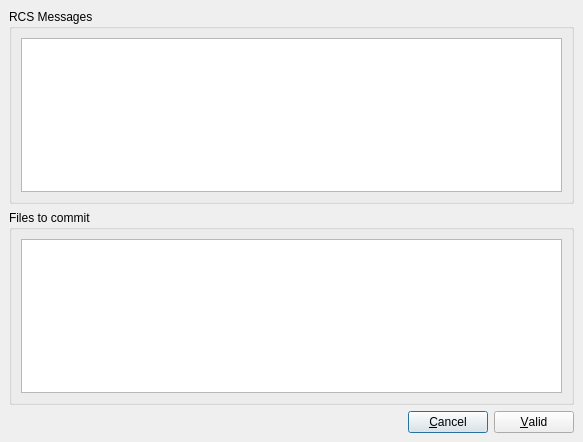
<ui version="4.0" >
 <class>CommitMessageDialog</class>
 <widget class="QDialog" name="CommitMessageDialog" >
  <property name="geometry" >
   <rect>
    <x>0</x>
    <y>0</y>
    <width>583</width>
    <height>442</height>
   </rect>
  </property>
  <property name="windowTitle" >
   <string>Commit messages</string>
  </property>
  <layout class="QVBoxLayout" >
   <property name="spacing" >
    <number>6</number>
   </property>
   <property name="leftMargin" >
    <number>9</number>
   </property>
   <property name="topMargin" >
    <number>9</number>
   </property>
   <property name="rightMargin" >
    <number>9</number>
   </property>
   <property name="bottomMargin" >
    <number>9</number>
   </property>
   <item>
    <widget class="QGroupBox" name="groupBox" >
     <property name="title" >
      <string>RCS Messages</string>
     </property>
     <layout class="QGridLayout" >
      <property name="leftMargin" >
       <number>9</number>
      </property>
      <property name="topMargin" >
       <number>9</number>
      </property>
      <property name="rightMargin" >
       <number>9</number>
      </property>
      <property name="bottomMargin" >
       <number>9</number>
      </property>
      <property name="horizontalSpacing" >
       <number>6</number>
      </property>
      <property name="verticalSpacing" >
       <number>6</number>
      </property>
      <item row="0" column="0" >
       <widget class="QTextEdit" name="m_textEditMessages" >
        <property name="whatsThis" >
         <string>&lt;html>&lt;head>&lt;meta name="qrichtext" content="1" />&lt;style type="text/css">
p, li { white-space: pre-wrap; }
&lt;/style>&lt;/head>&lt;body style=" font-family:'MS Shell Dlg 2'; font-size:8.25pt; font-weight:400; font-style:normal;">
&lt;p style=" margin-top:0px; margin-bottom:0px; margin-left:0px; margin-right:0px; -qt-block-indent:0; text-indent:0px;">Please type your message in this box. The message will be used with your revision control manager.&lt;/p>
&lt;p style="-qt-paragraph-type:empty; margin-top:0px; margin-bottom:0px; margin-left:0px; margin-right:0px; -qt-block-indent:0; text-indent:0px;">&lt;/p>
&lt;p style=" margin-top:0px; margin-bottom:0px; margin-left:0px; margin-right:0px; -qt-block-indent:0; text-indent:0px;">This message must describe what you have done, to easyli find an old version.&lt;/p>
&lt;p style="-qt-paragraph-type:empty; margin-top:0px; margin-bottom:0px; margin-left:0px; margin-right:0px; -qt-block-indent:0; text-indent:0px;">&lt;/p>
&lt;p style=" margin-top:0px; margin-bottom:0px; margin-left:0px; margin-right:0px; -qt-block-indent:0; text-indent:0px;">&lt;span style=" font-style:italic;">With CVS, the list of file commited is appended to the message&lt;/span>&lt;/p>&lt;/body>&lt;/html></string>
        </property>
       </widget>
      </item>
     </layout>
    </widget>
   </item>
   <item>
    <widget class="QGroupBox" name="groupBox_2" >
     <property name="title" >
      <string>Files to commit</string>
     </property>
     <layout class="QGridLayout" >
      <property name="leftMargin" >
       <number>9</number>
      </property>
      <property name="topMargin" >
       <number>9</number>
      </property>
      <property name="rightMargin" >
       <number>9</number>
      </property>
      <property name="bottomMargin" >
       <number>9</number>
      </property>
      <property name="horizontalSpacing" >
       <number>6</number>
      </property>
      <property name="verticalSpacing" >
       <number>6</number>
      </property>
      <item row="0" column="0" >
       <widget class="QListWidget" name="m_fileListWidget" >
        <property name="whatsThis" >
         <string>&lt;html>&lt;head>&lt;meta name="qrichtext" content="1" />&lt;style type="text/css">
p, li { white-space: pre-wrap; }
&lt;/style>&lt;/head>&lt;body style=" font-family:'MS Shell Dlg 2'; font-size:8.25pt; font-weight:400; font-style:normal;">
&lt;p style=" margin-top:0px; margin-bottom:0px; margin-left:0px; margin-right:0px; -qt-block-indent:0; text-indent:0px; font-size:8pt;">This is the list of the file to commit. Only knew file is listed there (.xsl, .html, .css, .js, ...).&lt;/p>
&lt;p style=" margin-top:0px; margin-bottom:0px; margin-left:0px; margin-right:0px; -qt-block-indent:0; text-indent:0px; font-size:8pt;">In the list &lt;span style=" font-weight:600;">XINX&lt;/span> present three actions : &lt;/p>
&lt;ul style="-qt-list-indent: 1;">&lt;li style=" font-size:8pt;" style=" margin-top:12px; margin-bottom:0px; margin-left:0px; margin-right:0px; -qt-block-indent:0; text-indent:0px;">&lt;span style=" font-style:italic;">Add and Commit&lt;/span> : If the file don't exist in the repository but maybe commited.&lt;/li>
&lt;li style=" font-size:8pt;" style=" margin-top:0px; margin-bottom:0px; margin-left:0px; margin-right:0px; -qt-block-indent:0; text-indent:0px;">&lt;span style=" font-style:italic;">Remove and Commit&lt;/span> : If the file is deleted from disk but not from repository&lt;/li>
&lt;li style=" font-size:8pt;" style=" margin-top:0px; margin-bottom:12px; margin-left:0px; margin-right:0px; -qt-block-indent:0; text-indent:0px;">&lt;span style=" font-style:italic;">Commit&lt;/span> : If the file exist and is modified (checked by default).&lt;/li>&lt;/ul>
&lt;p style=" margin-top:0px; margin-bottom:12px; margin-left:0px; margin-right:0px; -qt-block-indent:0; text-indent:0px; font-size:8pt;">Only checked file are commited.&lt;/p>&lt;/body>&lt;/html></string>
        </property>
       </widget>
      </item>
     </layout>
    </widget>
   </item>
   <item>
    <layout class="QHBoxLayout" >
     <property name="spacing" >
      <number>6</number>
     </property>
     <property name="leftMargin" >
      <number>0</number>
     </property>
     <property name="topMargin" >
      <number>0</number>
     </property>
     <property name="rightMargin" >
      <number>0</number>
     </property>
     <property name="bottomMargin" >
      <number>0</number>
     </property>
     <item>
      <spacer>
       <property name="orientation" >
        <enum>Qt::Horizontal</enum>
       </property>
       <property name="sizeHint" >
        <size>
         <width>321</width>
         <height>20</height>
        </size>
       </property>
      </spacer>
     </item>
     <item>
      <widget class="QPushButton" name="m_cancelBtn" >
       <property name="text" >
        <string>&amp;Cancel</string>
       </property>
       <property name="icon" >
        <iconset resource="../application.qrc" >:/images/button_cancel.png</iconset>
       </property>
      </widget>
     </item>
     <item>
      <widget class="QPushButton" name="m_validButton" >
       <property name="text" >
        <string>&amp;Valid</string>
       </property>
       <property name="icon" >
        <iconset resource="../application.qrc" >:/images/button_ok.png</iconset>
       </property>
      </widget>
     </item>
    </layout>
   </item>
  </layout>
 </widget>
 <resources>
  <include location="../application.qrc" />
 </resources>
 <connections>
  <connection>
   <sender>m_validButton</sender>
   <signal>clicked()</signal>
   <receiver>CommitMessageDialog</receiver>
   <slot>accept()</slot>
   <hints>
    <hint type="sourcelabel" >
     <x>572</x>
     <y>431</y>
    </hint>
    <hint type="destinationlabel" >
     <x>377</x>
     <y>339</y>
    </hint>
   </hints>
  </connection>
  <connection>
   <sender>m_cancelBtn</sender>
   <signal>clicked()</signal>
   <receiver>CommitMessageDialog</receiver>
   <slot>reject()</slot>
   <hints>
    <hint type="sourcelabel" >
     <x>497</x>
     <y>427</y>
    </hint>
    <hint type="destinationlabel" >
     <x>359</x>
     <y>407</y>
    </hint>
   </hints>
  </connection>
 </connections>
</ui>
